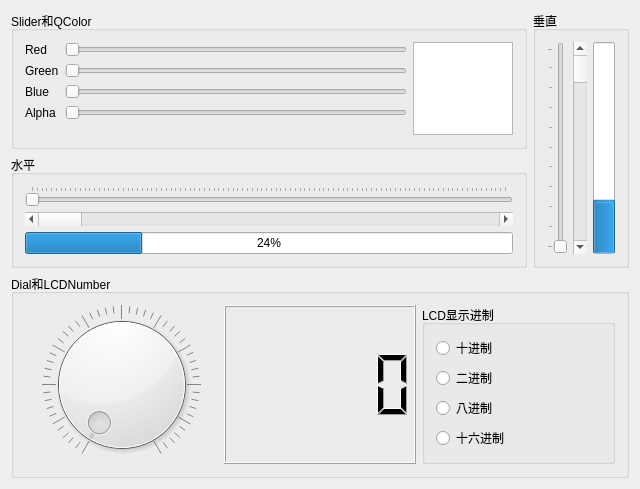
<?xml version="1.0" encoding="UTF-8"?>
<ui version="4.0">
 <class>Widget</class>
 <widget class="QWidget" name="Widget">
  <property name="geometry">
   <rect>
    <x>0</x>
    <y>0</y>
    <width>640</width>
    <height>489</height>
   </rect>
  </property>
  <property name="windowTitle">
   <string>Widget</string>
  </property>
  <layout class="QVBoxLayout" name="verticalLayout_4">
   <item>
    <layout class="QHBoxLayout" name="horizontalLayout_4">
     <item>
      <layout class="QVBoxLayout" name="verticalLayout_3">
       <item>
        <widget class="QGroupBox" name="groupBox">
         <property name="title">
          <string>Slider和QColor</string>
         </property>
         <layout class="QHBoxLayout" name="horizontalLayout">
          <item>
           <layout class="QFormLayout" name="formLayout">
            <item row="0" column="0">
             <widget class="QLabel" name="label">
              <property name="text">
               <string>Red</string>
              </property>
             </widget>
            </item>
            <item row="0" column="1">
             <widget class="QSlider" name="sliderRed">
              <property name="maximum">
               <number>255</number>
              </property>
              <property name="orientation">
               <enum>Qt::Horizontal</enum>
              </property>
             </widget>
            </item>
            <item row="1" column="0">
             <widget class="QLabel" name="label_2">
              <property name="text">
               <string>Green</string>
              </property>
             </widget>
            </item>
            <item row="1" column="1">
             <widget class="QSlider" name="sliderGreen">
              <property name="maximum">
               <number>255</number>
              </property>
              <property name="orientation">
               <enum>Qt::Horizontal</enum>
              </property>
             </widget>
            </item>
            <item row="2" column="0">
             <widget class="QLabel" name="label_3">
              <property name="text">
               <string>Blue</string>
              </property>
             </widget>
            </item>
            <item row="2" column="1">
             <widget class="QSlider" name="sliderBlue">
              <property name="maximum">
               <number>255</number>
              </property>
              <property name="orientation">
               <enum>Qt::Horizontal</enum>
              </property>
             </widget>
            </item>
            <item row="3" column="1">
             <widget class="QSlider" name="sliderAlpha">
              <property name="maximum">
               <number>255</number>
              </property>
              <property name="orientation">
               <enum>Qt::Horizontal</enum>
              </property>
             </widget>
            </item>
            <item row="3" column="0">
             <widget class="QLabel" name="label_4">
              <property name="text">
               <string>Alpha</string>
              </property>
             </widget>
            </item>
           </layout>
          </item>
          <item>
           <widget class="QTextEdit" name="textEdit">
            <property name="maximumSize">
             <size>
              <width>100</width>
              <height>16777215</height>
             </size>
            </property>
           </widget>
          </item>
         </layout>
        </widget>
       </item>
       <item>
        <widget class="QGroupBox" name="groupBox_2">
         <property name="title">
          <string>水平</string>
         </property>
         <layout class="QVBoxLayout" name="verticalLayout">
          <item>
           <widget class="QSlider" name="horizontalSlider_5">
            <property name="orientation">
             <enum>Qt::Horizontal</enum>
            </property>
            <property name="tickPosition">
             <enum>QSlider::TicksAbove</enum>
            </property>
           </widget>
          </item>
          <item>
           <widget class="QScrollBar" name="horizontalScrollBar">
            <property name="orientation">
             <enum>Qt::Horizontal</enum>
            </property>
           </widget>
          </item>
          <item>
           <widget class="QProgressBar" name="progressBar">
            <property name="value">
             <number>24</number>
            </property>
           </widget>
          </item>
         </layout>
        </widget>
       </item>
      </layout>
     </item>
     <item>
      <widget class="QGroupBox" name="groupBox_3">
       <property name="title">
        <string>垂直</string>
       </property>
       <layout class="QHBoxLayout" name="horizontalLayout_3">
        <item>
         <widget class="QSlider" name="verticalSlider">
          <property name="orientation">
           <enum>Qt::Vertical</enum>
          </property>
          <property name="tickPosition">
           <enum>QSlider::TicksAbove</enum>
          </property>
         </widget>
        </item>
        <item>
         <widget class="QScrollBar" name="verticalScrollBar">
          <property name="layoutDirection">
           <enum>Qt::LeftToRight</enum>
          </property>
          <property name="orientation">
           <enum>Qt::Vertical</enum>
          </property>
         </widget>
        </item>
        <item>
         <widget class="QProgressBar" name="progressBar_2">
          <property name="value">
           <number>24</number>
          </property>
          <property name="orientation">
           <enum>Qt::Vertical</enum>
          </property>
         </widget>
        </item>
       </layout>
      </widget>
     </item>
    </layout>
   </item>
   <item>
    <widget class="QGroupBox" name="groupBox_4">
     <property name="title">
      <string>Dial和LCDNumber</string>
     </property>
     <layout class="QHBoxLayout" name="horizontalLayout_2">
      <item>
       <widget class="QDial" name="dial">
        <property name="notchesVisible">
         <bool>true</bool>
        </property>
       </widget>
      </item>
      <item>
       <widget class="QLCDNumber" name="lcdNumber"/>
      </item>
      <item>
       <widget class="QGroupBox" name="groupBox_5">
        <property name="title">
         <string>LCD显示进制</string>
        </property>
        <layout class="QVBoxLayout" name="verticalLayout_2">
         <item>
          <widget class="QRadioButton" name="radioButtonDec">
           <property name="text">
            <string>十进制</string>
           </property>
          </widget>
         </item>
         <item>
          <widget class="QRadioButton" name="radioButtonBin">
           <property name="text">
            <string>二进制</string>
           </property>
          </widget>
         </item>
         <item>
          <widget class="QRadioButton" name="radioButtonOct">
           <property name="text">
            <string>八进制</string>
           </property>
          </widget>
         </item>
         <item>
          <widget class="QRadioButton" name="radioButtonHex">
           <property name="text">
            <string>十六进制</string>
           </property>
          </widget>
         </item>
        </layout>
       </widget>
      </item>
     </layout>
    </widget>
   </item>
  </layout>
 </widget>
 <layoutdefault spacing="6" margin="11"/>
 <resources/>
 <connections/>
</ui>
